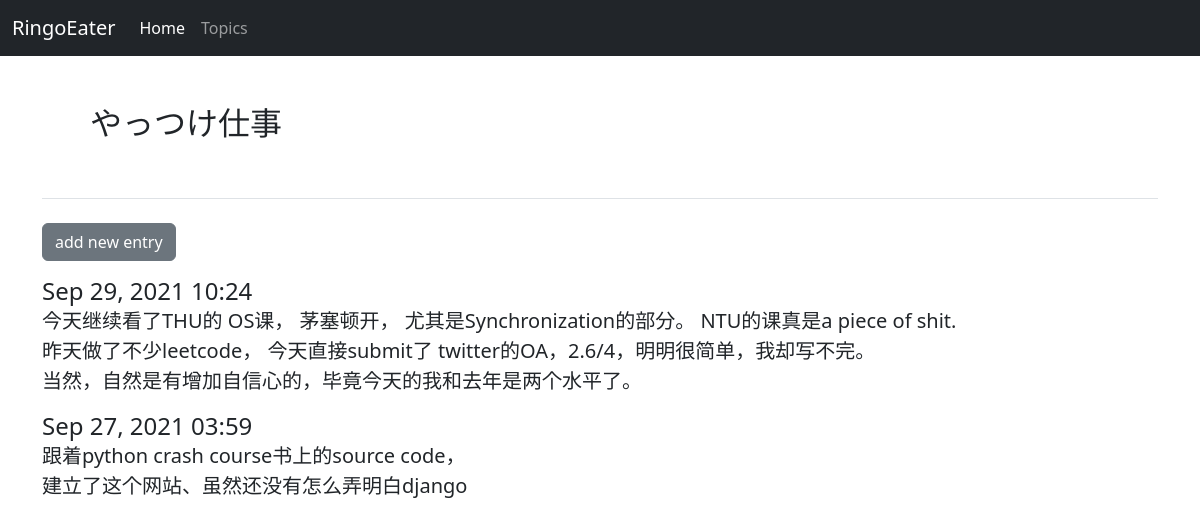
/topics/1/, run on the app's committed database.
### learning_logs/models.py (models this page shows, shortened)
class Topic(models.Model):
    text= models.CharField(max_length= 200)
    date_added= models.DateTimeField(auto_now_add= True)
    def __str__(self):
        return self.text

class Entry(models.Model):
    topic= models.ForeignKey(Topic, on_delete= models.CASCADE)
    text= models.TextField()
    date_added= models.DateTimeField(auto_now_add= True)
    class Meta:
        verbose_name_plural= 'entries'

### learning_logs/views.py (the view)
# urls.py: path('topics/<int:topic_id>/', views.topic, name="topic"),
def topic(request, topic_id):
    topic= Topic.objects.get(id= topic_id)
    entries= topic.entry_set.order_by('-date_added')
    context= {'topic': topic, 'entries': entries}
    return render(request, 'learning_logs/topic.html', context)

### learning_logs/templates/learning_logs/topic.html (shortened to what this page needs)
{% extends 'learning_logs/base.html' %}
{% block page_header %}
  <h2 class="m-5">{{ topic }}</h2>
{% endblock page_header %}
{% block content %}
   <div><a class="btn btn-secondary mb-3 mt-3" href="{% url 'learning_logs:new_entry' topic.id %}">add new entry</a> </div>
  {% for entry in entries %}
    <h4 class= "card-header">{{ entry.date_added|date:'M d, Y H:i' }}</h4>
    <div class="card-body lead">
      {{ entry.text|linebreaks }}
    </div>
  {% empty %}
    There are no entries for this topic yet.
  {% endfor %}
{% endblock content %}

### data on the page
Topic: text "やっつけ仕事"
Entry: date_added "Sep 29, 2021 10:24", text "今天继续看了THU的 OS课， 茅塞顿开， 尤其是Synchronization的部分。 NTU的课真是a piece of shit. 昨天做了不少leetcode， 今天直接submit了 twitter的OA，2.6/4，明明很简单，我却写不完。 当然，自然是有增加自信心的，毕竟今天的我和去年是两个水平了。"
Entry: date_added "Sep 27, 2021 03:59", text "跟着python crash course书上的source code， 建立了这个网站、虽然还没有怎么弄明白django"
